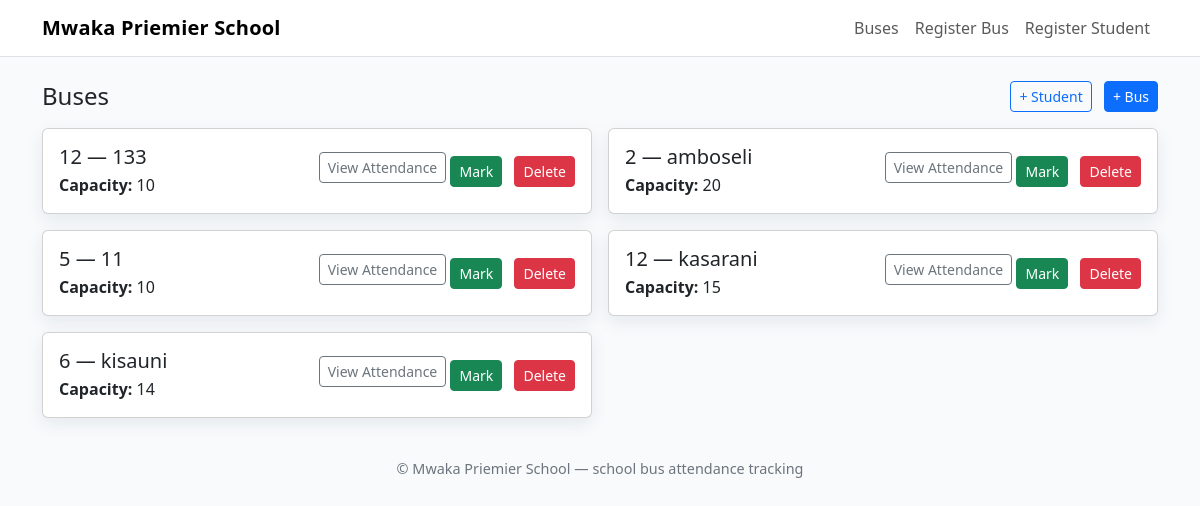
/, run on an earlier commit of the app's database.
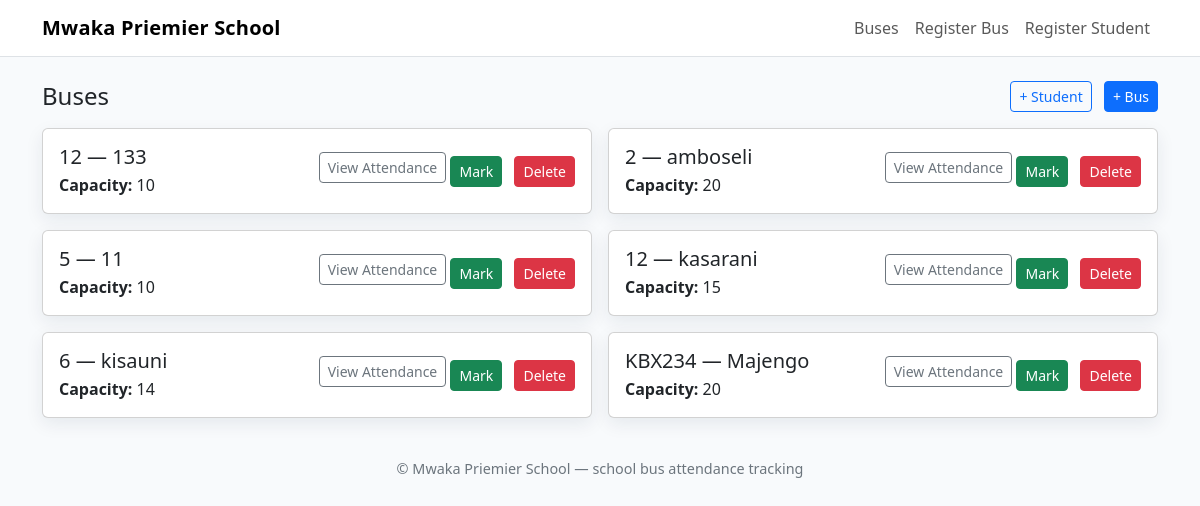
And on a later commit of the database.
### busapp/models.py (models this page shows, shortened)
class Bus(models.Model):
    bus_number = models.CharField(max_length=10)
    route = models.CharField(max_length=100)
    capacity = models.IntegerField()

### busapp/views.py (the view)
# urls.py: path('', views.bus_list, name='bus_list'),
def bus_list(request):
    buses = Bus.objects.all()
    return render(request, 'busapp/bus_list.html', {'buses': buses})

### busapp/templates/busapp/bus_list.html (shortened to what this page needs)
{% extends 'busapp/base.html' %}
{% block content %}
  <div class="d-flex justify-content-between align-items-center mb-3">
    <h2 class="h4 mb-0">Buses</h2>
    <div>
      <a class="btn btn-sm btn-outline-primary me-2" href="{% url 'register_student' %}">+ Student</a>
      <a class="btn btn-sm btn-primary" href="{% url 'register_bus' %}">+ Bus</a>
    </div>
  </div>
  <div class="row g-3">
    {% for bus in buses %}
      <div class="col-md-6">
        <div class="card card-shadow">
          <div class="card-body d-flex justify-content-between align-items-center">
            <div>
              <h5 class="card-title mb-1">{{ bus.bus_number }} — {{ bus.route }}</h5>
              <p class="card-text mb-0"><strong>Capacity:</strong> {{ bus.capacity }}</p>
            </div>
            <div class="text-end">
              <a class="btn btn-sm btn-outline-secondary mb-2" href="{% url 'bus_attendance' bus.id %}">View Attendance</a>
              <a class="btn btn-sm btn-success" href="{% url 'mark_attendance' bus.id %}">Mark</a>
              <form method="post" action="{% url 'delete_bus' bus.id %}" class="d-inline-block ms-2">
                <button type="submit" class="btn btn-sm btn-danger" onclick="return confirm('Delete this bus? This will remove associated students.');">Delete</button>
              </form>
            </div>
          </div>
        </div>
      </div>
    {% empty %}
      <div class="col-12">
        <div class="alert alert-info mb-0">No buses registered yet.</div>
      </div>
    {% endfor %}
  </div>
{% endblock %}

What changed in the data, as far as the page shows it:
added Bus: bus_number "KBX234", route "Majengo", capacity "20"
